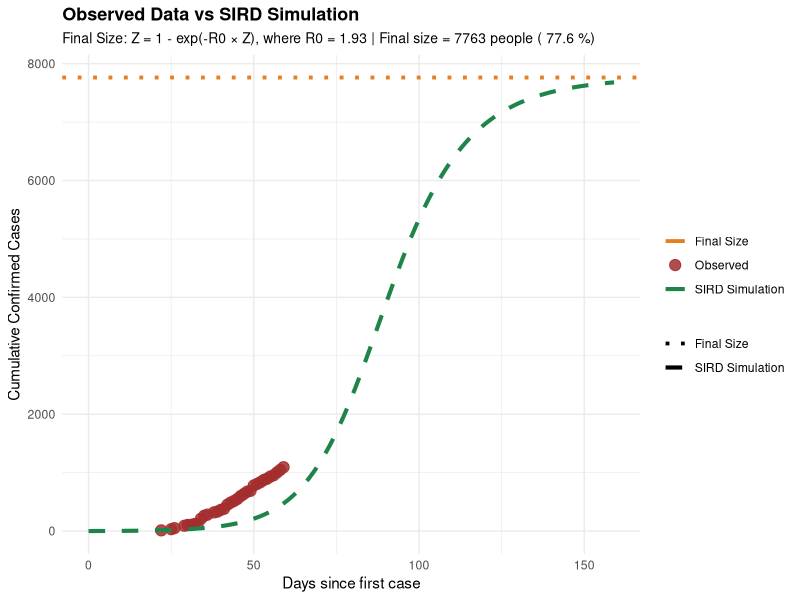
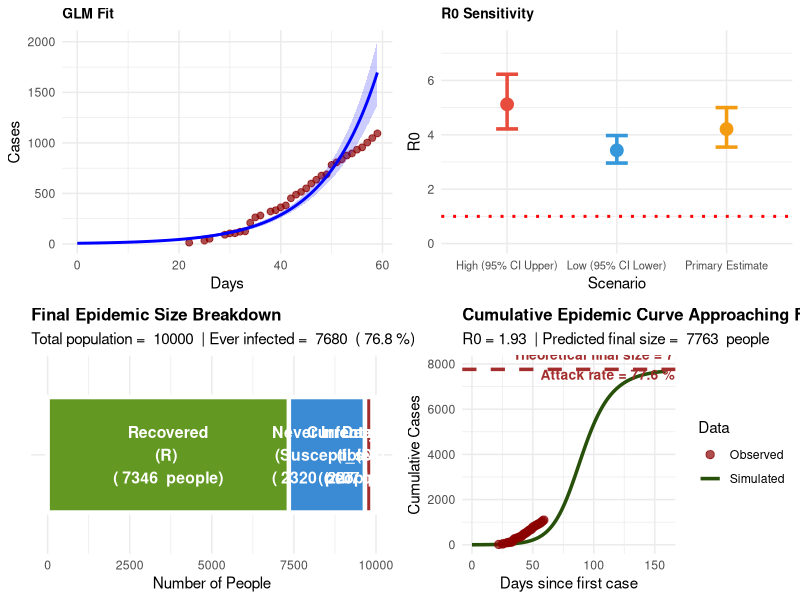
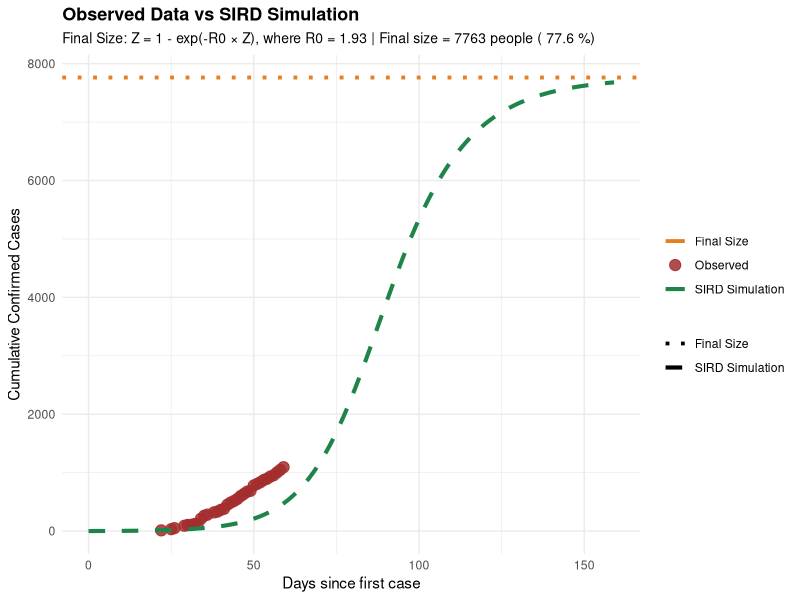
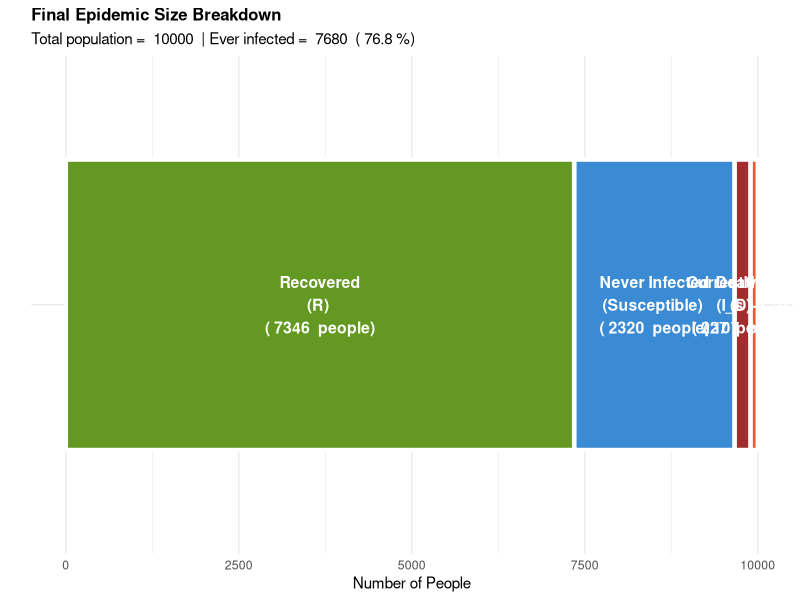
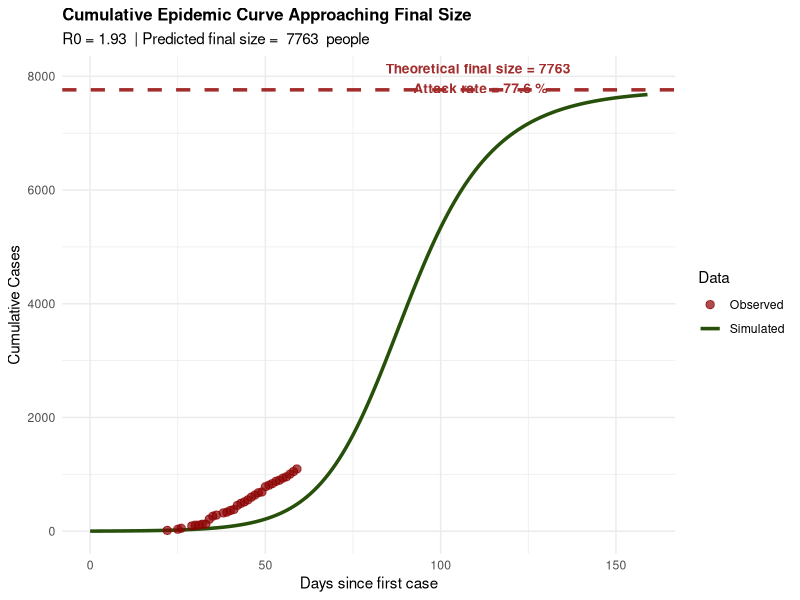

The R source for these figures, in order:
#======================================================================
# INTEGRATED ANALYSIS: GLM + SIRD SIMULATION COMPARISON
#======================================================================
# This script:
# 1. Fits GLM to observed data (from drc_sitrep.csv)
# 2. Runs SIRD simulation
# 3. Compares both on the same plot
#======================================================================

library(MASS)
library(ggplot2)
library(gridExtra)
library(deSolve)
library(tidyr)
library(dplyr)

#======================================================================
# PART 1: OBSERVED DATA & GLM FITTING (from your original code)
#======================================================================

# Read observed data
data <- read.csv("../data/drc_sitrep.csv")
data$date <- as.Date(data$date)
data$day <- as.numeric(data$date - data$date[1])

# Fit GLM
glm_fit <- glm.nb(confirmed_cases ~ day, data = data)
small_r <- coef(glm_fit)[2]
intercept <- coef(glm_fit)[1]
doubling <- log(2) / small_r 

summary(glm_fit)

# Get confidence intervals
CI <- confint(glm_fit)
r_CI <- CI[2, ]

# SI scenarios for sensitivity analysis
SI_scenarios <- data.frame(
  scenario = c("Low (95% CI Lower)", "Primary Estimate", "High (95% CI Upper)"),
  SI = c(13.2, 15.4, 17.5)
)

SI_scenarios$R0 <- exp(small_r * SI_scenarios$SI)
SI_scenarios$R0_lower <- exp(r_CI[1] * SI_scenarios$SI)
SI_scenarios$R0_upper <- exp(r_CI[2] * SI_scenarios$SI)

#======================================================================
# CALCULATE BETA AND GAMMA FROM GLM DATA
#======================================================================

## Calculate our example value of beta gamma from formula using R0 and r
# Common scenario: r = β - γ

exp(intercept)

R0 <- 1.928945  # example R0 value
r <- 0.093343   # example growth rate

# Step 1: Calculate gamma
gamma <- r / (R0 - 1)

# Step 2: Now calculate beta
beta <- R0 * gamma

# Step 3: Calculate beta*gamma (the transmission-recovery rate product)
beta_gamma <- beta * gamma
print(beta_gamma)

# Store these for use in SIRD simulation
calculated_beta <- beta
calculated_gamma <- gamma

print("===== CALCULATED BETA AND GAMMA FROM GLM DATA =====")
print(paste("Beta (transmission rate):", round(calculated_beta, 4)))
print(paste("Gamma (recovery rate):", round(calculated_gamma, 4)))
print(paste("Beta*Gamma (product):", round(beta_gamma, 6)))
print("")

print("===== GLM ANALYSIS =====")
print(paste("Small r:", round(small_r, 4), "per day"))
print(paste("95% CI: [", round(r_CI[1], 4), ", ", round(r_CI[2], 4), "]"))
print(paste("Doubling time:", round(doubling, 2), "days"))
print("")

print("===== R0 ESTIMATES FOR 3 SI SCENARIOS =====")
for (i in 1:nrow(SI_scenarios)) {
  if (i == 2) {
    print(paste("*** PRIMARY ESTIMATE *** ", SI_scenarios$scenario[i], " SI (", SI_scenarios$SI[i], 
                " days): R0 =", round(SI_scenarios$R0[i], 3),
                " 95% CI: [", round(SI_scenarios$R0_lower[i], 3), 
                ", ", round(SI_scenarios$R0_upper[i], 3), "]"))
  } else {
    print(paste(SI_scenarios$scenario[i], " SI (", SI_scenarios$SI[i], 
                " days): R0 =", round(SI_scenarios$R0[i], 3),
                " 95% CI: [", round(SI_scenarios$R0_lower[i], 3), 
                ", ", round(SI_scenarios$R0_upper[i], 3), "]"))
  }
}
print("")

#======================================================================
# PART 2: SIRD SIMULATION (using calculated beta and gamma)
#======================================================================

PLOT_MODE <- "report"
BASE_SIZE <- switch(PLOT_MODE, report = 14, slides = 18)
theme_set(theme_minimal(base_size = BASE_SIZE))

# SIRD MODEL
sird_model <- function(time, state, parameters) {
  with(as.list(c(state, parameters)), {
    I_total <- I_s + I_a
    trans <- beta * S * I_total / N
    
    dS  <- -trans
    dI_s <- p_sym * trans - gamma * I_s
    dI_a <- (1 - p_sym) * trans - gamma * I_a
    dR  <- (1 - alpha) * gamma * I_s + gamma * I_a
    dD  <- alpha * gamma * I_s
    
    list(c(dS, dI_s, dI_a, dR, dD), incidence = trans, prevalence = I_total)
  })
}

# PARAMETERS - NOW USING CALCULATED VALUES FROM GLM DATA
# (instead of placeholder values)

N <- 1e4
p_sym <- 0.6

# Use the beta and gamma calculated from GLM data
parameters <- c(beta = calculated_beta,      # NOW USING CALCULATED VALUE
                gamma = calculated_gamma,    # NOW USING CALCULATED VALUE
                alpha = 0.05,
                p_sym = 0.6,
                N = N)

# Initial conditions
I0 <- 1e-4 * N
I_s0 <- p_sym * I0
I_a0 <- (1 - p_sym) * I0

initial_state <- c(S = N-I0, I_s = I_s0, I_a = I_a0, R = 0, D = 0)

# Time points - match your observed data range
t_max <- max(data$day) + 100
times <- seq(0, t_max, by = 1)

# Run SIRD simulation
sird_output <- ode(y = initial_state,
                   times = times,
                   func = sird_model,
                   parms = parameters,
                   method = "lsoda")

sird_output <- as.data.frame(sird_output)

# Extract CUMULATIVE infected: N - S (everyone who has ever been infected)
# This matches your observed data which is CUMULATIVE confirmed cases
# Cumulative = Current (I_s + I_a) + Recovered + Dead = N - S
sird_cumulative <- sird_output %>%
  mutate(cumulative_infected = N - S) %>%  # Total who have EVER been infected
  select(time, cumulative_infected) %>%
  rename(day = time, simulated_cases = cumulative_infected)

print("===== SIRD SIMULATION PARAMETERS (from GLM-derived β and γ) =====")
print(paste("Beta (transmission):", round(parameters["beta"], 4), " (from GLM data)"))
print(paste("Gamma (recovery):", round(parameters["gamma"], 4), " (from GLM data)"))
print(paste("Beta*Gamma (product):", round(calculated_beta * calculated_gamma, 6)))
print(paste("Alpha (CFR):", parameters["alpha"]))
print(paste("P_sym (proportion symptomatic):", parameters["p_sym"]))
print(paste("N (population):", N))
print(paste("Initial infected:", I0))
print("")

#======================================================================
# CALCULATE FINAL SIZE FROM THEORY (using calculated β and γ)
#======================================================================

# Calculate R0 from calculated beta and gamma
R0_theory <- parameters["beta"] / parameters["gamma"]

print("===== THEORETICAL FINAL SIZE =====")
print(paste("R0 = β/γ =", round(parameters["beta"], 4), "/", round(parameters["gamma"], 4), "=", round(R0_theory, 3)))
print(paste("Note: β*γ =", round(beta_gamma, 6), " (product used in certain transmission models)"))
print("")

# Solve final size equation: Z = 1 - exp(-R0 * Z)
# Z = attack rate (proportion of population ever infected)
# Using numerical solution
solve_final_size <- function(R0, tol = 1e-6) {
  # Newton-Raphson method to solve Z = 1 - exp(-R0 * Z)
  Z <- 0.5  # Initial guess
  for (i in 1:100) {
    f <- Z - 1 + exp(-R0 * Z)
    f_prime <- 1 + R0 * exp(-R0 * Z)
    Z_new <- Z - f / f_prime
    if (abs(Z_new - Z) < tol) break
    Z <- Z_new
  }
  return(Z)
}

Z_final <- solve_final_size(R0_theory)
attack_rate <- Z_final * 100
total_ever_infected <- N * Z_final
never_infected <- N * (1 - Z_final)

print(paste("Attack rate (Z):", round(Z_final, 4), "or", round(attack_rate, 1), "%"))
print(paste("Total ever infected:", round(total_ever_infected, 0)))
print(paste("Never infected:", round(never_infected, 0)))
print("")

# Expected recovered and deaths
expected_recovered <- total_ever_infected * (1 - parameters["alpha"])
expected_deaths <- total_ever_infected * parameters["alpha"]

print(paste("Expected recovered:", round(expected_recovered, 0)))
print(paste("Expected deaths (alpha =", parameters["alpha"], "):", round(expected_deaths, 0)))
print("")

#======================================================================
# COMPARE THEORETICAL FINAL SIZE WITH SIMULATION OUTCOME
#======================================================================

# Extract actual final values from simulation
final_row <- tail(sird_output, 1)

simulated_S_final <- final_row$S
simulated_ever_infected <- N - simulated_S_final
simulated_recovered <- final_row$R
simulated_deaths <- final_row$D

print("===== SIMULATION VS THEORY COMPARISON =====")
print("")
print("THEORETICAL (from R0):")
print(paste("  Ever infected:", round(total_ever_infected, 0)))
print(paste("  Attack rate:", round(attack_rate, 1), "%"))
print(paste("  Expected recovered:", round(expected_recovered, 0)))
print(paste("  Expected deaths:", round(expected_deaths, 0)))
print("")

print("SIMULATED (from ODE):")
print(paste("  Ever infected:", round(simulated_ever_infected, 0)))
print(paste("  Attack rate:", round((simulated_ever_infected/N)*100, 1), "%"))
print(paste("  Simulated recovered:", round(simulated_recovered, 0)))
print(paste("  Simulated deaths:", round(simulated_deaths, 0)))
print("")

print("DIFFERENCE:")
print(paste("  Ever infected diff:", round(simulated_ever_infected - total_ever_infected, 0), 
            "people (", round((simulated_ever_infected - total_ever_infected)/total_ever_infected*100, 1), "%)"))
print("")

# Create GLM predictions
newdata <- data.frame(day = seq(min(data$day), max(data$day), by = 0.5))
pred <- predict(glm_fit, newdata = newdata, type = "response", se.fit = TRUE)

pred_df <- data.frame(
  day = newdata$day,
  glm_fit = pred$fit,
  se = pred$se.fit
)

# Merge all data for comparison
comparison_df <- data.frame(
  day = data$day,
  observed = data$confirmed_cases
) %>%
  left_join(pred_df, by = "day") %>%
  left_join(sird_cumulative, by = "day")

# Calculate residuals
comparison_df$glm_residual <- comparison_df$observed - comparison_df$glm_fit
comparison_df$sird_residual <- comparison_df$observed - comparison_df$simulated_cases

print("===== GOODNESS OF FIT =====")
print("GLM Model:")
print(paste("  RMSE:", round(sqrt(mean(comparison_df$glm_residual^2, na.rm = TRUE)), 2)))
print(paste("  Mean Absolute Error:", round(mean(abs(comparison_df$glm_residual), na.rm = TRUE), 2)))

print("SIRD Simulation:")
print(paste("  RMSE:", round(sqrt(mean(comparison_df$sird_residual^2, na.rm = TRUE)), 2)))
print(paste("  Mean Absolute Error:", round(mean(abs(comparison_df$sird_residual), na.rm = TRUE), 2)))
print("")

#======================================================================
# FIGURE 7: FINAL SIZE BREAKDOWN
#======================================================================

# Create data for final size visualization
final_size_data <- data.frame(
  Compartment = c("Never Infected\n(Susceptible)", "Currently Infected\n(I_s + I_a)", 
                  "Recovered\n(R)", "Deaths\n(D)"),
  Count = c(simulated_S_final, 
            final_row$I_s + final_row$I_a,
            simulated_recovered, 
            simulated_deaths),
  Type = c("Not Infected", "Currently Infected", "Recovered", "Deaths")
)

# Create ordered factor for stacking
final_size_data$Compartment <- factor(final_size_data$Compartment,
                                      levels = c("Never Infected\n(Susceptible)", 
                                                 "Currently Infected\n(I_s + I_a)",
                                                 "Recovered\n(R)", 
                                                 "Deaths\n(D)"))

# Color palette matching your SIRD model
palette_final <- c("Not Infected" = "#3B8BD4",     # Blue - Susceptible
                   "Currently Infected" = "#E85A30",  # Orange - Infected
                   "Recovered" = "#639922",            # Green - Recovered
                   "Deaths" = "#A32D2D")               # Red - Deaths

fig7 <- ggplot(final_size_data, aes(x = "", y = Count, fill = Type)) +
  geom_bar(stat = "identity", width = 0.7, color = "white", size = 1.5) +
  geom_text(aes(label = paste(Compartment, "\n(", round(Count), " people)")), 
            position = position_stack(vjust = 0.5), 
            size = 4, color = "white", fontface = "bold") +
  scale_fill_manual(values = palette_final, guide = "none") +
  coord_flip() +
  labs(title = "Final Epidemic Size Breakdown",
       subtitle = paste("Total population = ", N, 
                        " | Ever infected = ", round(simulated_ever_infected, 0),
                        " (", round((simulated_ever_infected/N)*100, 1), "%)"),
       x = "", y = "Number of People") +
  theme_minimal() +
  theme(plot.title = element_text(face = "bold", size = 12),
        axis.text.y = element_blank(),
        axis.ticks.y = element_blank())

#======================================================================
# FIGURE 8: CUMULATIVE INFECTED OVER TIME (showing approach to final size)
#======================================================================

# Add theoretical final size line to cumulative data
fig8 <- ggplot() +
  geom_line(data = sird_cumulative, aes(x = day, y = simulated_cases, color = "Simulated"), 
            size = 1.2) +
  geom_hline(yintercept = total_ever_infected, color = "#A32D2D", size = 1.2, linetype = "dashed",
             aes(color = "Theoretical Final Size")) +
  geom_point(data = data, aes(x = day, y = confirmed_cases, color = "Observed"), 
             size = 2.5, alpha = 0.7) +
  annotate("text", x = max(sird_cumulative$day) * 0.7, y = total_ever_infected + 200,
           label = paste("Theoretical final size =", round(total_ever_infected, 0), 
                         "\nAttack rate =", round(attack_rate, 1), "%"),
           size = 3.5, color = "#A32D2D", fontface = "bold") +
  scale_color_manual(name = "Data",
                     values = c("Simulated" = "#27500A", 
                                "Theoretical Final Size" = "#A32D2D",
                                "Observed" = "darkred")) +
  labs(title = "Cumulative Epidemic Curve Approaching Final Size",
       subtitle = paste("R0 =", round(R0_theory, 2), 
                        " | Predicted final size = ", round(total_ever_infected, 0), " people"),
       x = "Days since first case",
       y = "Cumulative Cases") +
  theme_minimal() +
  theme(plot.title = element_text(face = "bold", size = 12))

fig6_linear <- ggplot() +
  geom_point(data = data, aes(x = day, y = confirmed_cases), 
             color = "darkred", size = 2.5, alpha = 0.7, name = "Observed") +
  geom_line(data = pred_df, aes(x = day, y = glm_fit, color = "GLM Fit", linetype = "GLM Fit"), 
            size = 1.2) +
  geom_ribbon(data = pred_df, 
              aes(x = day, ymin = glm_fit - 1.96*se, ymax = glm_fit + 1.96*se),
              alpha = 0.15, fill = "blue", name = "GLM 95% CI") +
  geom_line(data = sird_cumulative, aes(x = day, y = simulated_cases, color = "SIRD Simulation", linetype = "SIRD Simulation"), 
            size = 1.2) +
  scale_color_manual(name = "Model",
                     values = c("GLM Fit" = "#378ADD", "SIRD Simulation" = "#27500A")) +
  scale_linetype_manual(name = "Model",
                        values = c("GLM Fit" = "solid", "SIRD Simulation" = "dashed")) +
  labs(title = "Comparison: Observed Data vs GLM vs SIRD Simulation",
       subtitle = "Red dots = observed cumulative confirmed, lines = model predictions (N - S)",
       x = "Days since first case",
       y = "Cumulative Confirmed Cases (Ever Infected)") +
  theme_minimal() +
  theme(plot.title = element_text(face = "bold", size = 12))

# Enhanced Figure 6: Standalone with Final Size (OBSERVED vs SIRD ONLY)
fig6_enhanced <- ggplot() +
  # Observed data
  geom_point(data = data, aes(x = day, y = confirmed_cases, color = "Observed"), 
             size = 3.5, alpha = 0.85) +
  # SIRD simulation
  geom_line(data = sird_cumulative, aes(x = day, y = simulated_cases, color = "SIRD Simulation", linetype = "SIRD Simulation"), 
            size = 1.4) +
  # Theoretical final size line
  geom_hline(aes(yintercept = total_ever_infected, color = "Final Size", linetype = "Final Size"), 
             size = 1.3) +
  # Scale and theme
  scale_color_manual(name = "",
                     values = c("Observed" = "#A32D2D",
                                "SIRD Simulation" = "#1E8449",
                                "Final Size" = "#E67E22")) +
  scale_linetype_manual(name = "",
                        values = c("SIRD Simulation" = "dashed",
                                   "Final Size" = "dotted")) +
  labs(title = "Observed Data vs SIRD Simulation",
       subtitle = paste("Final Size: Z = 1 - exp(-R0 × Z), where R0 =", round(R0_theory, 2), 
                        "| Final size =", round(total_ever_infected, 0), "people (",  round(attack_rate, 1), "%)"),
       x = "Days since first case",
       y = "Cumulative Confirmed Cases") +
  theme_minimal() +
  theme(plot.title = element_text(face = "bold", size = 13),
        plot.subtitle = element_text(size = 10),
        legend.position = "right",
        legend.box = "vertical",
        legend.title = element_blank(),
        axis.title = element_text(size = 11))

#======================================================================
# ALL FIGURES TOGETHER
#======================================================================

# Create GLM predictions for display
newdata_all <- data.frame(day = seq(min(data$day), max(data$day), by = 0.5))
pred_all <- predict(glm_fit, newdata = newdata_all, type = "response", se.fit = TRUE)
pred_df_all <- data.frame(day = newdata_all$day, fit = pred_all$fit, se = pred_all$se.fit)

# Original figures (abbreviated for space)
fig1 <- ggplot(data, aes(x = day, y = confirmed_cases)) +
  geom_point(color = "darkred", size = 2, alpha = 0.7) +
  geom_line(data = pred_df_all, aes(y = fit), color = "blue", size = 1) +
  geom_ribbon(data = pred_df_all, aes(y = fit, ymin = fit - 1.96*se, ymax = fit + 1.96*se),
              alpha = 0.2, fill = "blue") +
  labs(title = "GLM Fit", x = "Days", y = "Cases") +
  theme_minimal() + theme(plot.title = element_text(face = "bold", size = 10))

fig4 <- ggplot(SI_scenarios, aes(x = scenario, y = R0, color = scenario)) +
  geom_point(size = 4) +
  geom_errorbar(aes(ymin = R0_lower, ymax = R0_upper), width = 0.2, size = 1.2) +
  geom_hline(yintercept = 1, color = "red", size = 1, linetype = "dotted") +
  scale_color_manual(values = c("Low (95% CI Lower)" = "#3498db", "Primary Estimate" = "#f39c12", "High (95% CI Upper)" = "#e74c3c"),
                     guide = "none") +
  ylim(0, max(SI_scenarios$R0_upper) * 1.2) +
  labs(title = "R0 Sensitivity", x = "Scenario", y = "R0") +
  theme_minimal() + theme(plot.title = element_text(face = "bold", size = 10),
                          axis.text.x = element_text(size = 8))

# Display Figure 6 STANDALONE (most important figure)
print(fig6_enhanced)

# Then display other figures in grid
grid.arrange(fig1, fig4, fig7, fig8, nrow = 2, ncol = 2)

#======================================================================
# SAVE ALL FIGURES
#======================================================================

ggsave("06_MAIN_Observed_vs_SIRD_with_Final_Size.png", fig6_enhanced, width = 14, height = 8, dpi = 300)
ggsave("07_Final_Size_Breakdown.png", fig7, width = 10, height = 6, dpi = 300)
ggsave("08_Cumulative_Final_Size.png", fig8, width = 10, height = 7, dpi = 300)

print("===== MAIN FIGURES SAVED =====")
print("06_MAIN_Observed_vs_SIRD_with_Final_Size.png - MAIN FIGURE: Observed vs SIRD simulation with final size formula (14x8)")
print("07_Final_Size_Breakdown.png - Final size breakdown by compartment")
print("08_Cumulative_Final_Size.png - Cumulative curve approaching final size")

## In future, we can code like this to keep your scripts small and clear
## But not today
## saveRDS(glm_fit, final_size_data)
